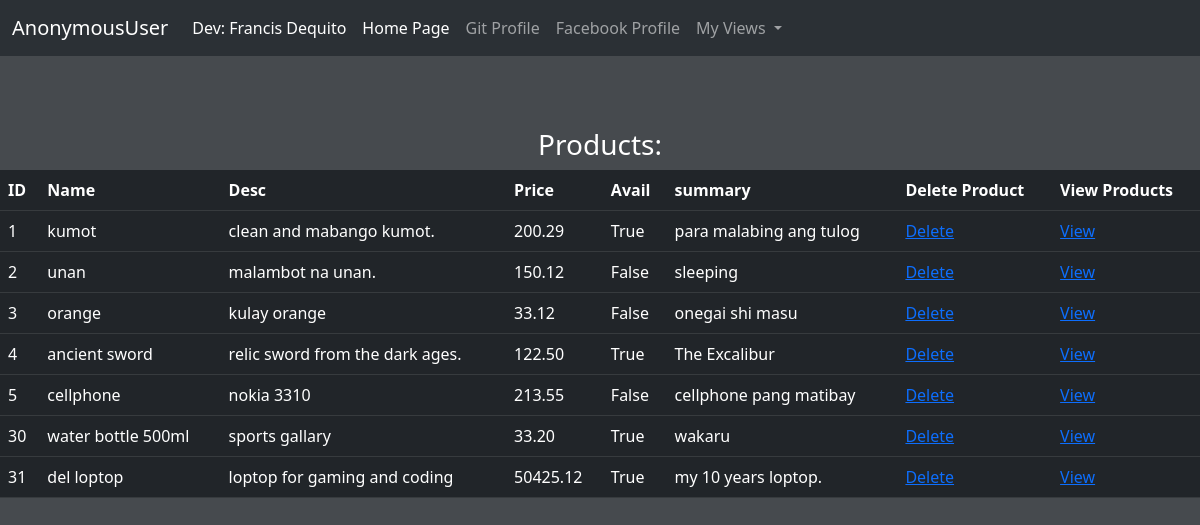
/products/display_products/, run on the app's committed database.
### products/models.py (models this page shows)
class Products(models.Model):
    name = models.CharField(max_length=120)
    desc = models.TextField(blank=True, null=True, max_length=40)
    price = models.DecimalField(decimal_places=2, max_digits=1000000)
    summary = models.TextField(max_length=40, default="summary...")
    avail = models.BooleanField(default=False)

### products/views.py (the view)
# urls.py: path("display_products/", views.display_products),
def display_products(request):
    item = Products.objects.all()
    res= {
        "items":item
    }
    return render(request, "product_list.html", res)

### products/templates/product_list.html (shortened to what this page needs)
{% extends "bork.html" %}
{% block content %}
    <h3>Products:</h3>
        <table class="table table-hover table-dark">
            <tr>
                <th>ID</th>
                <th>Name</th>
                <th>Desc</th>
                <th>Price</th>
                <th>Avail</th>
                <th>summary</th>
                <th>Delete Product</th>
                <th>View Products</th>
            </tr>
    {% for i in items %}
            <tr>
                <td>{{ i.id }}</td>
                <td>{{ i.name }}</td>
                <td>{{ i.desc }}</td>
                <td>{{ i.price }}</td>
                <td>{{ i.avail }}</td>
                <td>{{ i.summary }}</td>
                <td><a href="http://localhost:8000/products/delete_product/{{ i.id }}">Delete</a></td>
                <td><a href="http://localhost:8000/products/view_products/{{ i.id }}">View</a></td>
            </tr>
    {% endfor %}
        </table>
{% endblock content %}

### static/css/myCSS.css (style rules this page uses)
body { background-color: rgb(70, 74, 78); }
h3 { color: white; text-align: center; }

### data on the page
Products: id "1", name "kumot", desc "clean and mabango kumot.", price "200.29", avail "True", summary "para malabing ang tulog"
Products: id "2", name "unan", desc "malambot na unan.", price "150.12", avail "False", summary "sleeping"
Products: id "3", name "orange", desc "kulay orange", price "33.12", avail "False", summary "onegai shi masu"
Products: id "4", name "ancient sword", desc "relic sword from the dark ages.", price "122.50", avail "True", summary "The Excalibur"
Products: id "5", name "cellphone", desc "nokia 3310", price "213.55", avail "False", summary "cellphone pang matibay"
Products: id "30", name "water bottle 500ml", desc "sports gallary", price "33.20", avail "True", summary "wakaru"
Products: id "31", name "del loptop", desc "loptop for gaming and coding", price "50425.12", avail "True", summary "my 10 years loptop."

### other printed values
{{ request.user }} "AnonymousUser"
